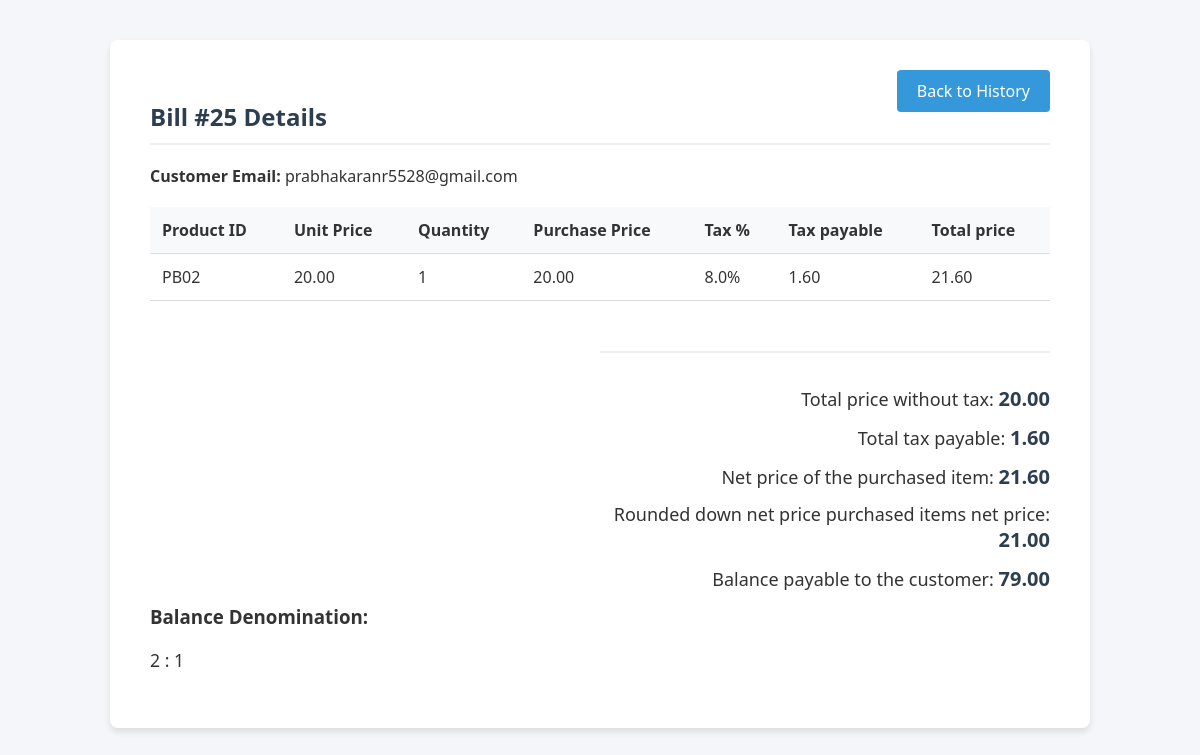
The page /bill/25/ on the database its author committed.
### billing/models.py (models this page shows, shortened)
class Bill(models.Model):
    customer_email = models.EmailField()
    created_at = models.DateTimeField(auto_now_add=True)
    total_amount_without_tax = models.FloatField(default=0.0)
    total_tax_payable = models.FloatField(default=0.0)
    net_price = models.FloatField(default=0.0)
    amount_paid = models.FloatField(default=0.0)
    balance_amount = models.FloatField(default=0.0)
    balance_denomination_breakdown = models.JSONField(default=dict, blank=True)

class BillItem(models.Model):
    bill = models.ForeignKey(Bill, related_name='items', on_delete=models.CASCADE)
    product = models.ForeignKey(Product, on_delete=models.SET_NULL, null=True)
    product_name = models.CharField(max_length=200)
    quantity = models.IntegerField()
    unit_price = models.FloatField()
    tax_percentage = models.FloatField()
    @property
    def total_price(self):
        return self.quantity * self.unit_price * (1 + self.tax_percentage / 100)
    @property
    def base_price(self):
        return self.quantity * self.unit_price
    @property
    def tax_amount(self):
        return self.quantity * self.unit_price * (self.tax_percentage / 100)

class Product(models.Model):
    name = models.CharField(max_length=200)
    product_id = models.CharField(max_length=50, unique=True)
    available_stocks = models.IntegerField()
    price = models.FloatField()
    tax_percentage = models.FloatField()

### billing/views.py (the view)
# urls.py: path('bill/<int:bill_id>/', views.bill_detail, name='bill_detail'),
def bill_detail(request, bill_id):
    bill = get_object_or_404(Bill, id=bill_id)
    items = bill.items.all()
    net_price = bill.net_price
    rounded_net_price = floor(net_price)
    return render(request, 'billing/bill_detail.html', {
        'bill': bill,
        'items': items,
        'rounded_net_price': rounded_net_price,
        'breakdown': bill.balance_denomination_breakdown
    })

### billing/templates/billing/bill_detail.html
{% extends 'billing/base.html' %}
{% block content %}
<a href="{% url 'history' %}" class="btn btn-secondary history-link">Back to History</a>
<h2>Bill #{{ bill.id }} Details</h2>
<div class="row">
    <div style="margin-bottom: 20px;">
        <strong>Customer Email:</strong> {{ bill.customer_email }}<br>
    </div>
    <table>
        <thead>
            <tr>
                <th>Product ID</th>
                <th>Unit Price</th>
                <th>Quantity</th>
                <th>Purchase Price</th>
                <th>Tax %</th>
                <th>Tax payable</th>
                <th>Total price</th>
            </tr>
        </thead>
        <tbody>
            {% for item in items %}
            <tr>
                <td>{{ item.product.product_id }}</td>
                <td>{{ item.unit_price|floatformat:2 }}</td>
                <td>{{ item.quantity }}</td>
                <td>{{ item.base_price|floatformat:2 }}</td>
                <td>{{ item.tax_percentage }}%</td>
                <td>{{ item.tax_amount|floatformat:2 }}</td>
                <td>{{ item.total_price|floatformat:2 }}</td>
            </tr>
            {% endfor %}
        </tbody>
    </table>
    <div class="totals" style="text-align: right; width: 50%; float: right;">
        <p>Total price without tax: <strong>{{ bill.total_amount_without_tax|floatformat:2 }}</strong></p>
        <p>Total tax payable: <strong>{{ bill.total_tax_payable|floatformat:2 }}</strong></p>
        <p>Net price of the purchased item: <strong>{{ bill.net_price|floatformat:2 }}</strong></p>
        <p>Rounded down net price purchased items net price: <strong>{{ rounded_net_price|floatformat:2 }}</strong></p>
        <p>Balance payable to the customer: <strong>{{ bill.balance_amount|floatformat:2 }}</strong></p>
    </div>
    <div style="clear: both; margin-top: 40px;">
        <h3>Balance Denomination:</h3>
        <ul style="list-style: none; padding: 0;">
            {% for denom, count in breakdown.items %}
            <li style="font-size: 1.1em;">{{ denom }} : {{ count }}</li>
            {% empty %}
            <li>No change breakdown recorded.</li>
            {% endfor %}
        </ul>
    </div>
</div>
{% endblock %}

### billing/templates/billing/base.html (style rules this page uses)
body { font-family: 'Segoe UI', Tahoma, Geneva, Verdana, sans-serif; margin: 0; background: #f4f6f9; color: #333; }
h1, h2 { color: #2c3e50; border-bottom: 2px solid #eee; padding-bottom: 10px; margin-bottom: 20px; }
.btn { display: inline-block; padding: 10px 20px; background-color: #3498db; color: white; border: none; border-radius: 4px; cursor: pointer; text-decoration: none; font-size: 16px; transition: background 0.3s; }
table { width: 100%; border-collapse: collapse; margin-bottom: 20px; }
th, td { padding: 12px; text-align: left; border-bottom: 1px solid #ddd; }
th { background-color: #f8f9fa; font-weight: 600; }
.totals { margin-top: 30px; border-top: 2px solid #eee; padding-top: 20px; text-align: right; }
.totals p { font-size: 18px; margin: 12px 0; }
.totals strong { font-size: 20px; color: #2c3e50; }
.history-link { float: right; margin-top: -10px; }

### rows shown on the page
Bill: id "25", customer_email "prabhakaranr5528@gmail.com", total_amount_without_tax "20.00", total_tax_payable "1.60", net_price "21.60", balance_amount "79.00"
BillItem: product.product_id "PB02", unit_price "20.00", quantity "1", base_price "20.00", tax_percentage "8.0", tax_amount "1.60", total_price "21.60"

### other values the page prints
{{ rounded_net_price|floatformat:2 }} "21.00"
{{ denom }} "2"
{{ count }} "1"
